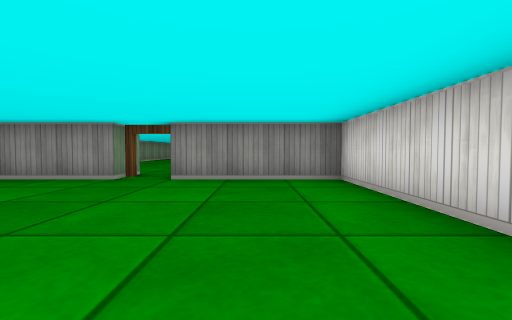
[1] (above)

24 first-person views from a walk through a cub3D level. The camera is about half as high as the walls, tilts 2° down and sees 90° across. The floor is counted in squares. Each view is taken from the middle of a square. On the plan, view 1 faces up. The plan holds only what a view shows up to about 9 squares ahead; the rest is blank.

[2]
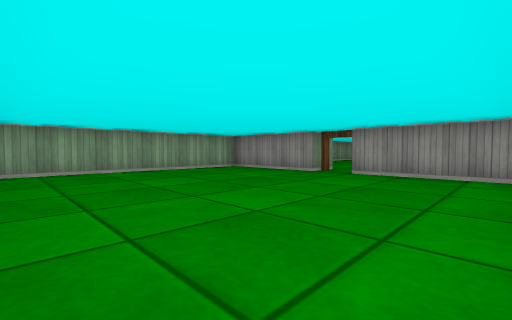

[3]
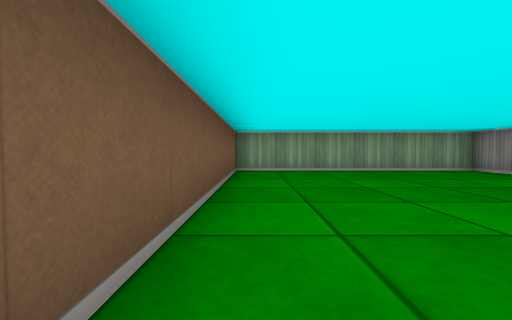

[4]
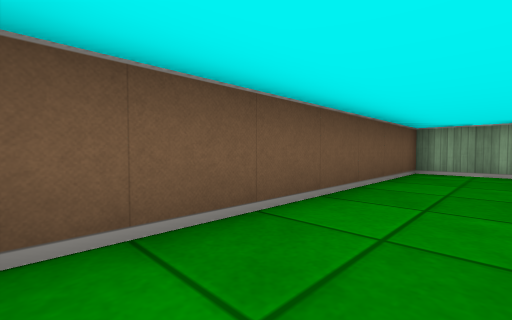

[5]
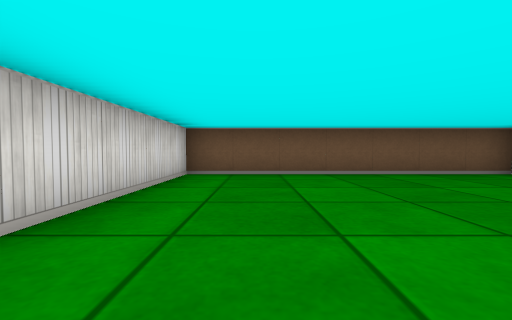

[6]
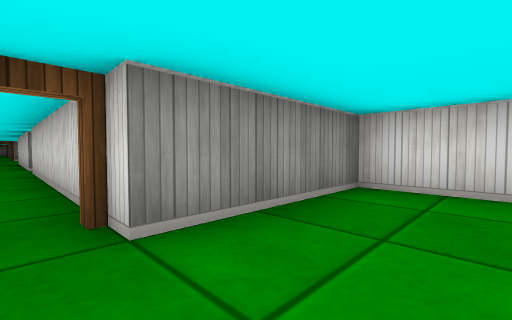

[7]
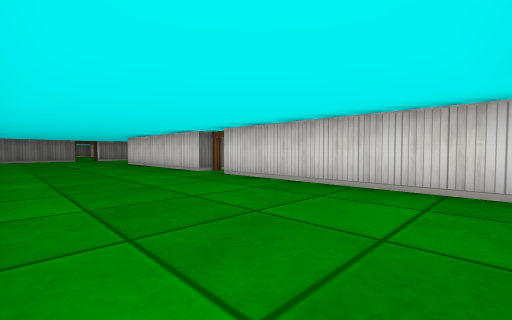

[8]
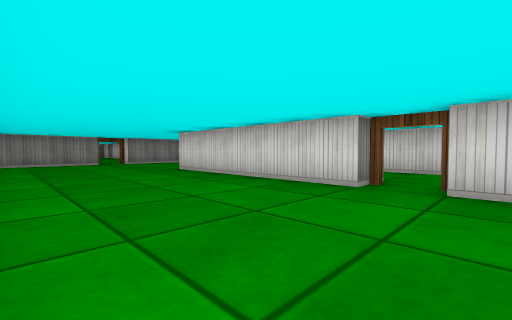

[9]
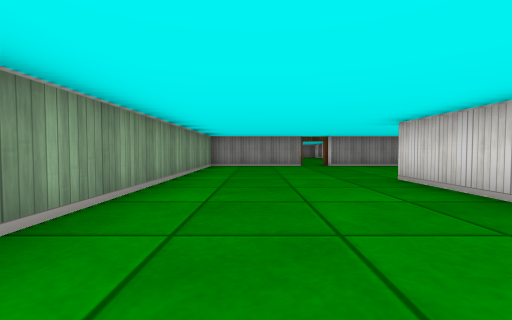

[10]
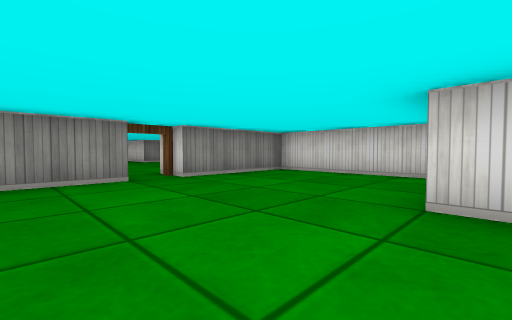

[11]
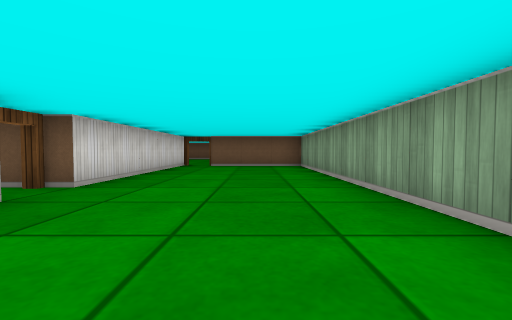

[12]
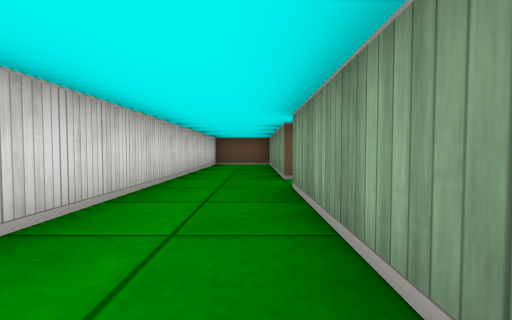

[13]
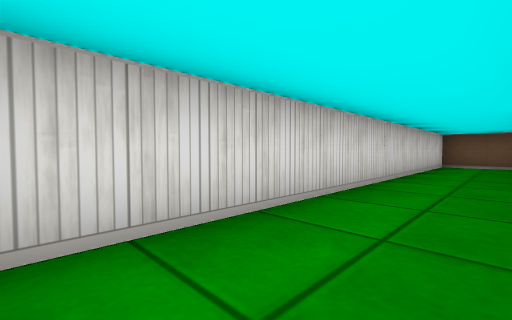

[14]
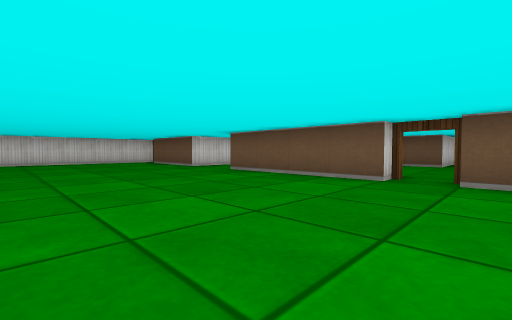

[15]
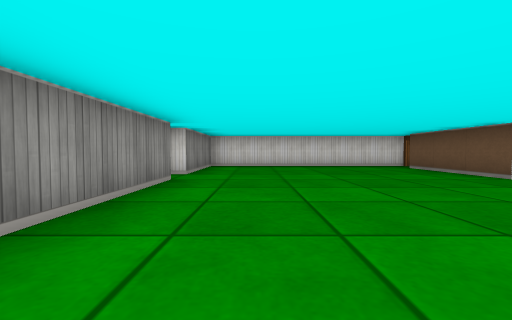

[16]
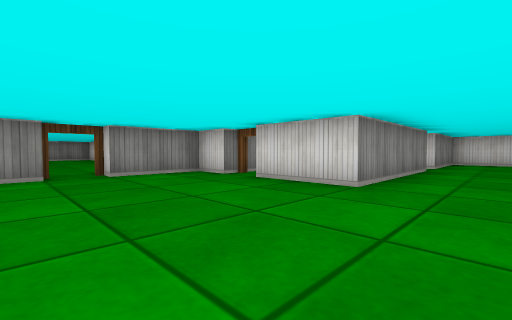

[17]
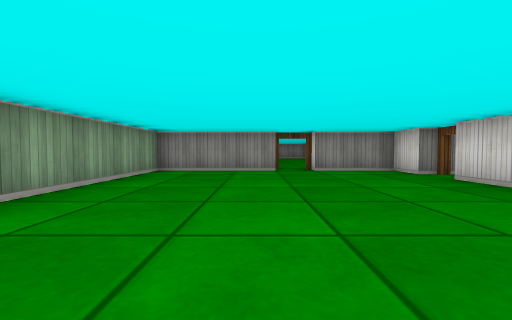

[18]
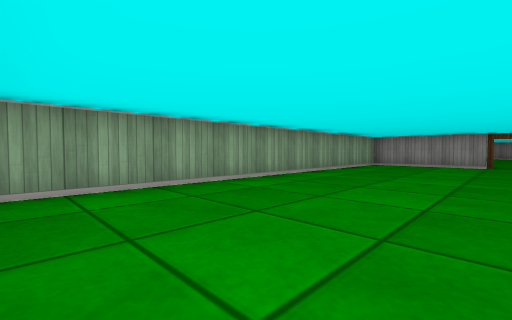

[19]
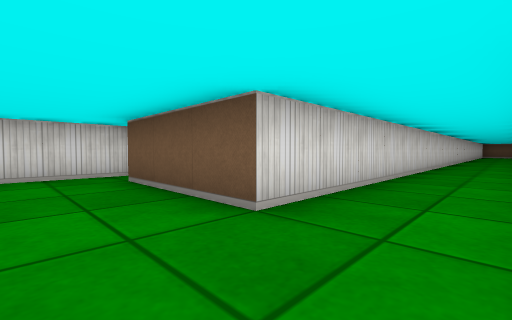

[20]
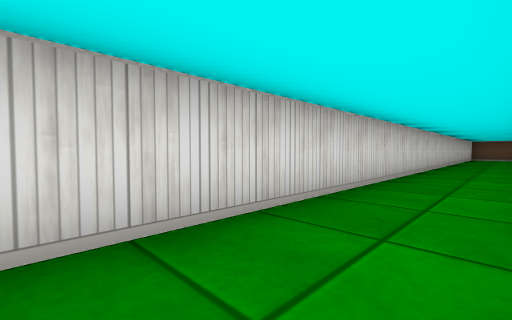

[21]
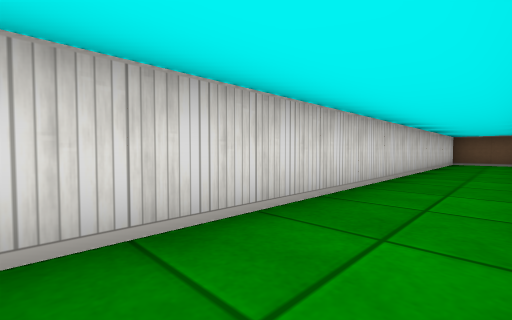

[22]
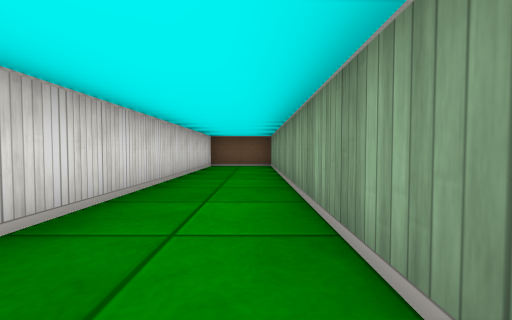

[23]
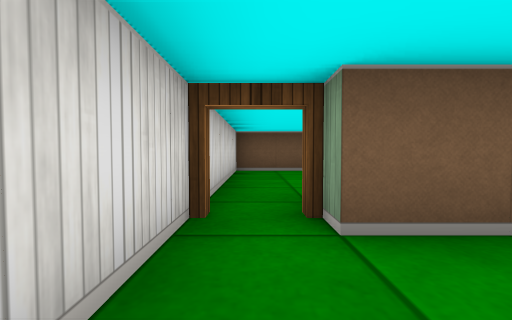

[24]
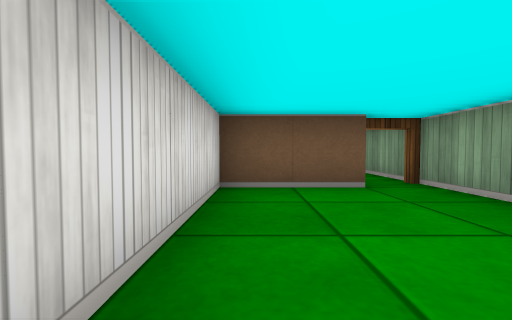

### Floor plan
Ten units are one square. View 1 is at (0, 0); x grows to the right and y downward. Boxes are objects, and circles mark ways between rooms. Rooms are numbered by the first view taken in them; rooms with no view inside come last. Other rooms are left out.
<svg viewBox="-60 -325 150 345">
<path fill="none" stroke="#000" d="M-25 -45 -55 -45 -55 15 15 15 15 -45 -15 -45M-15 -115 -15 -165 -4 -165M15 -170 15 -205 -15 -205M-24 -205 -55 -205 -55 -55 -25 -55M-15 -45 -15 -105M-5 -105 -5 -65M-5 -146 -5 -115M0 -55 15 -55 15 -151M-15 -215 25 -215M-31 -215 -25 -215M45 -275 5 -275 5 -295M85 -210 85 -275 55 -275M5 -305 5 -315 -15 -315M-25 -315 -55 -315 -55 -219M25 -66 25 15 45 15 45 -215 75 -215M55 -176 55 -160M64 -165 85 -165 85 -210"/>
<circle cx="-20" cy="-50" r="3" fill="#2a7"/>
<circle cx="-10" cy="-110" r="3" fill="#2a7"/>
<circle cx="-20" cy="-210" r="3" fill="#2a7"/>
<circle cx="80" cy="-210" r="3" fill="#2a7"/>
<text x="-20" y="-20">1</text>
<text x="-30" y="-140">2</text>
<text x="0" y="-110">3</text>
<text x="10" y="-220">4</text>
<text x="70" y="-190">5</text>
</svg>
Room 1 opens to room 2. Room 2 opens to room 3. Room 2 opens to room 4. Room 4 opens to room 5.

Where each view was taken, in squares from view 1:
view 1: 0 up, 0 right, facing up
view 2: 1 down, 1 right, facing up-left
view 3: 1 down, 1 right, facing left
view 4: 0 up, 1 right, facing down-left
view 5: 4 up, 0 right, facing down
view 6: 3 up, 2 left, facing up-right
view 7: 6 up, 5 left, facing up-right
view 8: 10 up, 5 left, facing up-right
view 9: 12 up, 4 left, facing up
view 10: 16 up, 4 left, facing up-right
view 11: 14 up, 4 left, facing down
view 12: 15 up, 0 right, facing down
view 13: 15 up, 0 right, facing down-right
view 14: 26 up, 3 left, facing down-right
view 15: 26 up, 0 right, facing right
view 16: 26 up, 3 left, facing up-right
view 17: 25 up, 3 left, facing up
view 18: 22 up, 2 left, facing up-left
view 19: 23 up, 3 right, facing down-right
view 20: 16 up, 3 right, facing down-right
view 21: 10 up, 3 right, facing down-right
view 22: 7 up, 3 right, facing down
view 23: 23 up, 8 right, facing down
view 24: 20 up, 8 right, facing down
